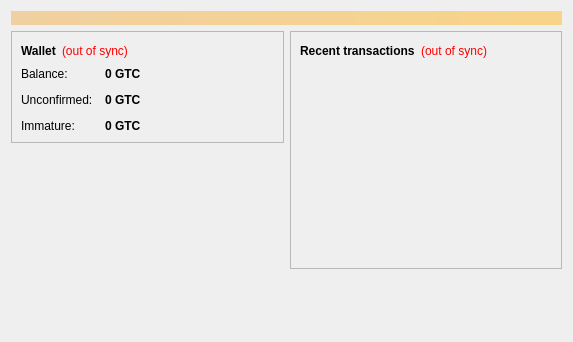
<?xml version="1.0" encoding="UTF-8"?>
<ui version="4.0">
 <class>OverviewPage</class>
 <widget class="QWidget" name="OverviewPage">
  <property name="geometry">
   <rect>
    <x>0</x>
    <y>0</y>
    <width>573</width>
    <height>342</height>
   </rect>
  </property>
  <property name="windowTitle">
   <string>Form</string>
  </property>
  <layout class="QVBoxLayout" name="topLayout">
   <item>
    <widget class="QLabel" name="labelAlerts">
     <property name="visible">
      <bool>false</bool>
     </property>
     <property name="styleSheet">
      <string notr="true">background-color: qlineargradient(x1: 0, y1: 0, x2: 1, y2: 0, stop:0 #F0D0A0, stop:1 #F8D488); color:#000000;</string>
     </property>
     <property name="wordWrap">
      <bool>true</bool>
     </property>
     <property name="margin">
      <number>3</number>
     </property>
    </widget>
   </item>
   <item>
    <layout class="QHBoxLayout" name="horizontalLayout" stretch="1,1">
     <item>
      <layout class="QVBoxLayout" name="verticalLayout_2">
       <item>
        <widget class="QFrame" name="frame">
         <property name="frameShape">
          <enum>QFrame::StyledPanel</enum>
         </property>
         <property name="frameShadow">
          <enum>QFrame::Raised</enum>
         </property>
         <layout class="QVBoxLayout" name="verticalLayout_4">
          <item>
           <layout class="QHBoxLayout" name="horizontalLayout_4">
            <item>
             <widget class="QLabel" name="label_5">
              <property name="font">
               <font>
                <weight>75</weight>
                <bold>true</bold>
               </font>
              </property>
              <property name="text">
               <string>Wallet</string>
              </property>
             </widget>
            </item>
            <item>
             <widget class="QLabel" name="labelWalletStatus">
              <property name="toolTip">
               <string>The displayed information may be out of date. Your wallet automatically synchronizes with the GalacticCredit network after a connection is established, but this process has not completed yet.</string>
              </property>
              <property name="styleSheet">
               <string notr="true">QLabel { color: red; }</string>
              </property>
              <property name="text">
               <string notr="true">(out of sync)</string>
              </property>
              <property name="alignment">
               <set>Qt::AlignLeading|Qt::AlignLeft|Qt::AlignVCenter</set>
              </property>
             </widget>
            </item>
            <item>
             <spacer name="horizontalSpacer_2">
              <property name="orientation">
               <enum>Qt::Horizontal</enum>
              </property>
              <property name="sizeHint" stdset="0">
               <size>
                <width>40</width>
                <height>20</height>
               </size>
              </property>
             </spacer>
            </item>
           </layout>
          </item>
          <item>
           <layout class="QFormLayout" name="formLayout_2">
            <property name="fieldGrowthPolicy">
             <enum>QFormLayout::AllNonFixedFieldsGrow</enum>
            </property>
            <property name="horizontalSpacing">
             <number>12</number>
            </property>
            <property name="verticalSpacing">
             <number>12</number>
            </property>
            <item row="0" column="0">
             <widget class="QLabel" name="label">
              <property name="text">
               <string>Balance:</string>
              </property>
             </widget>
            </item>
            <item row="0" column="1">
             <widget class="QLabel" name="labelBalance">
              <property name="font">
               <font>
                <weight>75</weight>
                <bold>true</bold>
               </font>
              </property>
              <property name="cursor">
               <cursorShape>IBeamCursor</cursorShape>
              </property>
              <property name="toolTip">
               <string>Your current balance</string>
              </property>
              <property name="text">
               <string notr="true">0 GTC</string>
              </property>
              <property name="textInteractionFlags">
               <set>Qt::LinksAccessibleByMouse|Qt::TextSelectableByKeyboard|Qt::TextSelectableByMouse</set>
              </property>
             </widget>
            </item>
            <item row="1" column="0">
             <widget class="QLabel" name="label_3">
              <property name="text">
               <string>Unconfirmed:</string>
              </property>
             </widget>
            </item>
            <item row="1" column="1">
             <widget class="QLabel" name="labelUnconfirmed">
              <property name="font">
               <font>
                <weight>75</weight>
                <bold>true</bold>
               </font>
              </property>
              <property name="cursor">
               <cursorShape>IBeamCursor</cursorShape>
              </property>
              <property name="toolTip">
               <string>Total of transactions that have yet to be confirmed, and do not yet count toward the current balance</string>
              </property>
              <property name="text">
               <string notr="true">0 GTC</string>
              </property>
              <property name="textInteractionFlags">
               <set>Qt::LinksAccessibleByMouse|Qt::TextSelectableByKeyboard|Qt::TextSelectableByMouse</set>
              </property>
             </widget>
            </item>
            <item row="2" column="0">
             <widget class="QLabel" name="labelImmatureText">
              <property name="text">
               <string>Immature:</string>
              </property>
             </widget>
            </item>
            <item row="2" column="1">
             <widget class="QLabel" name="labelImmature">
              <property name="font">
               <font>
                <weight>75</weight>
                <bold>true</bold>
               </font>
              </property>
              <property name="toolTip">
               <string>Mined balance that has not yet matured</string>
              </property>
              <property name="text">
               <string notr="true">0 GTC</string>
              </property>
              <property name="textInteractionFlags">
               <set>Qt::LinksAccessibleByMouse|Qt::TextSelectableByKeyboard|Qt::TextSelectableByMouse</set>
              </property>
             </widget>
            </item>
           </layout>
          </item>
         </layout>
        </widget>
       </item>
       <item>
        <spacer name="verticalSpacer">
         <property name="orientation">
          <enum>Qt::Vertical</enum>
         </property>
         <property name="sizeHint" stdset="0">
          <size>
           <width>20</width>
           <height>40</height>
          </size>
         </property>
        </spacer>
       </item>
      </layout>
     </item>
     <item>
      <layout class="QVBoxLayout" name="verticalLayout_3">
       <item>
        <widget class="QFrame" name="frame_2">
         <property name="frameShape">
          <enum>QFrame::StyledPanel</enum>
         </property>
         <property name="frameShadow">
          <enum>QFrame::Raised</enum>
         </property>
         <layout class="QVBoxLayout" name="verticalLayout">
          <item>
           <layout class="QHBoxLayout" name="horizontalLayout_2">
            <item>
             <widget class="QLabel" name="label_4">
              <property name="text">
               <string>&lt;b&gt;Recent transactions&lt;/b&gt;</string>
              </property>
             </widget>
            </item>
            <item>
             <widget class="QLabel" name="labelTransactionsStatus">
              <property name="toolTip">
               <string>The displayed information may be out of date. Your wallet automatically synchronizes with the GalacticCredit network after a connection is established, but this process has not completed yet.</string>
              </property>
              <property name="styleSheet">
               <string notr="true">QLabel { color: red; }</string>
              </property>
              <property name="text">
               <string notr="true">(out of sync)</string>
              </property>
              <property name="alignment">
               <set>Qt::AlignRight|Qt::AlignTrailing|Qt::AlignVCenter</set>
              </property>
             </widget>
            </item>
            <item>
             <spacer name="horizontalSpacer">
              <property name="orientation">
               <enum>Qt::Horizontal</enum>
              </property>
              <property name="sizeHint" stdset="0">
               <size>
                <width>40</width>
                <height>20</height>
               </size>
              </property>
             </spacer>
            </item>
           </layout>
          </item>
          <item>
           <widget class="QListView" name="listTransactions">
            <property name="styleSheet">
             <string notr="true">QListView { background: transparent; }</string>
            </property>
            <property name="frameShape">
             <enum>QFrame::NoFrame</enum>
            </property>
            <property name="verticalScrollBarPolicy">
             <enum>Qt::ScrollBarAlwaysOff</enum>
            </property>
            <property name="horizontalScrollBarPolicy">
             <enum>Qt::ScrollBarAlwaysOff</enum>
            </property>
            <property name="selectionMode">
             <enum>QAbstractItemView::NoSelection</enum>
            </property>
           </widget>
          </item>
         </layout>
        </widget>
       </item>
       <item>
        <spacer name="verticalSpacer_2">
         <property name="orientation">
          <enum>Qt::Vertical</enum>
         </property>
         <property name="sizeHint" stdset="0">
          <size>
           <width>20</width>
           <height>40</height>
          </size>
         </property>
        </spacer>
       </item>
      </layout>
     </item>
    </layout>
   </item>
  </layout>
 </widget>
 <resources/>
 <connections/>
</ui>
